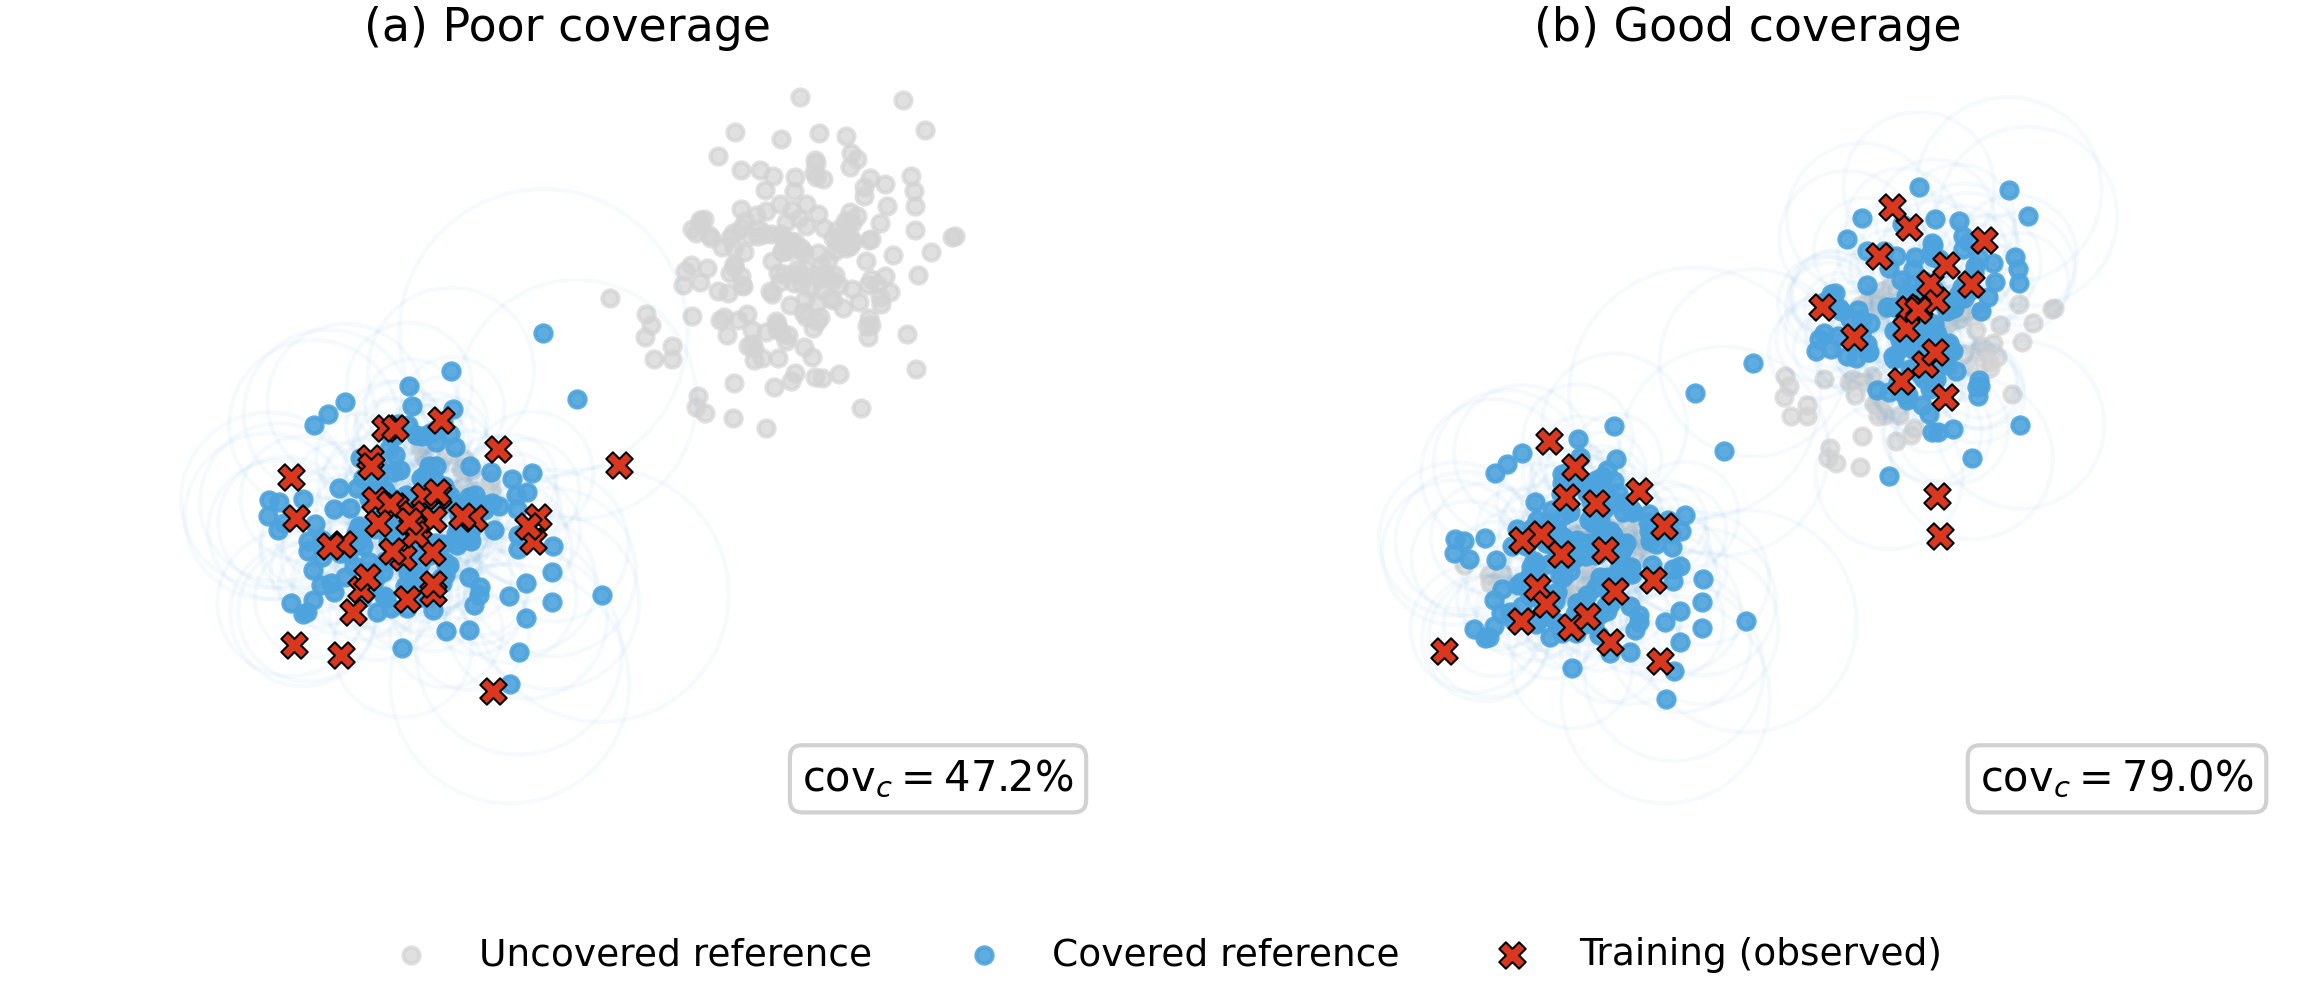

Python code for this plot:
"""Schematic of the manifold-coverage metric used in the methods report.

Draws two training samples of equal size against one reference cloud with two
modes, so the panels differ only in how the training material is spread.
"""

from pathlib import Path

import matplotlib.pyplot as plt
import numpy as np
from matplotlib.axes import Axes
from matplotlib.figure import Figure
from matplotlib.patches import Circle
from sklearn.neighbors import NearestNeighbors

OUTPUT = Path(__file__).with_name("coverage_plot.png")
N_REF = 400
N_TRAIN = 40
K = 15
REFERENCE_COLOR = "#4ca3dd"
LABEL_BOX = {
    "boxstyle": "round,pad=0.3",
    "facecolor": "white",
    "alpha": 0.9,
    "edgecolor": "#cccccc",
}


def reference_radii(reference: np.ndarray, k: int) -> np.ndarray:
    """Distance from each reference point to its k-th nearest other reference point."""
    neighbors = NearestNeighbors(n_neighbors=k + 1).fit(reference)
    distances, _ = neighbors.kneighbors(reference)
    return distances[:, k]


def covered_mask(
    reference: np.ndarray, training: np.ndarray, radii: np.ndarray
) -> np.ndarray:
    """Reference points holding at least one training point inside their own radius."""
    return np.array(
        [
            bool(np.any(np.linalg.norm(training - point, axis=1) < radius))
            for point, radius in zip(reference, radii)
        ]
    )


def _strip_axes(ax: Axes) -> None:
    """Remove ticks and spines so the panel reads as a schematic."""
    ax.axis("equal")
    ax.set_xticks([])
    ax.set_yticks([])
    for side in ("top", "right", "bottom", "left"):
        ax.spines[side].set_visible(False)


def _draw_reference(
    ax: Axes, reference: np.ndarray, radii: np.ndarray, covered: np.ndarray
) -> None:
    """Draw the reference cloud, splitting covered from uncovered points."""
    ax.scatter(
        *reference[~covered].T,
        c="#d3d3d3",
        label="Uncovered reference",
        alpha=0.7,
        s=15,
    )
    ax.scatter(
        *reference[covered].T,
        c=REFERENCE_COLOR,
        label="Covered reference",
        alpha=0.9,
        s=15,
    )
    for point, radius in zip(reference[covered], radii[covered]):
        circle = Circle(
            tuple(point), radius, color=REFERENCE_COLOR, fill=False, alpha=0.05
        )
        ax.add_patch(circle)


def plot_scenario(
    ax: Axes,
    reference: np.ndarray,
    training: np.ndarray,
    radii: np.ndarray,
    title: str,
) -> None:
    """Render one panel: reference cloud, training sample, and achieved coverage."""
    covered = covered_mask(reference, training, radii)
    _draw_reference(ax, reference, radii, covered)
    ax.scatter(
        *training.T,
        c="#d9381e",
        marker="X",
        label="Training (observed)",
        s=40,
        edgecolor="black",
        linewidths=0.5,
    )
    ax.set_title(title, pad=5, fontsize=11)
    ax.text(
        0.95,
        0.05,
        f"$\\mathrm{{cov}}_c = {covered.mean() * 100:.1f}$%",
        transform=ax.transAxes,
        fontsize=10,
        va="bottom",
        ha="right",
        bbox=LABEL_BOX,
    )
    _strip_axes(ax)


def _sample_points(
    rng: np.random.Generator,
) -> tuple[np.ndarray, np.ndarray, np.ndarray]:
    """Reference cloud plus two equally sized training samples spread differently."""
    reference = np.vstack(
        [
            rng.normal(size=(N_REF // 2, 2)) * 0.5 + [0, 0],
            rng.normal(size=(N_REF // 2, 2)) * 0.5 + [3, 2],
        ]
    )
    poor = rng.normal(size=(N_TRAIN, 2)) * 0.5 + [0, 0]
    good = np.vstack(
        [
            rng.normal(size=(N_TRAIN // 2, 2)) * 0.5 + [0, 0],
            rng.normal(size=(N_TRAIN // 2, 2)) * 0.5 + [3, 2],
        ]
    )
    return reference, poor, good


def _finish(fig: Figure, ax: Axes) -> None:
    """Add the shared legend and write the figure to disk."""
    handles, labels = ax.get_legend_handles_labels()
    fig.legend(
        handles,
        labels,
        loc="lower center",
        ncol=3,
        bbox_to_anchor=(0.5, 0.02),
        frameon=False,
        fontsize=9,
    )
    fig.subplots_adjust(wspace=0.05, bottom=0.18, top=0.92, left=0.02, right=0.98)
    fig.savefig(OUTPUT, dpi=300, bbox_inches="tight", pad_inches=0.02)
    plt.close(fig)


def main() -> None:
    """Generate the two-panel coverage schematic."""
    rng = np.random.default_rng(42)
    reference, poor, good = _sample_points(rng)
    radii = reference_radii(reference, K)
    fig, (ax_poor, ax_good) = plt.subplots(1, 2, figsize=(8, 3.5), dpi=300)
    plot_scenario(ax_poor, reference, poor, radii, "(a) Poor coverage")
    plot_scenario(ax_good, reference, good, radii, "(b) Good coverage")
    _finish(fig, ax_poor)


def _self_check() -> None:
    points = np.array([[0.0, 0.0], [1.0, 0.0], [2.0, 0.0], [3.0, 0.0]])
    radii = reference_radii(points, k=1)
    assert np.allclose(radii, 1.0), radii
    assert covered_mask(points, points, radii).all()
    assert not covered_mask(points, points + 100.0, radii).any()
    # Strict inequality: the neighbour lying exactly on the radius stays uncovered.
    one_point = covered_mask(points, points[:1], radii)
    assert one_point.tolist() == [True, False, False, False], one_point


if __name__ == "__main__":
    _self_check()
    main()
